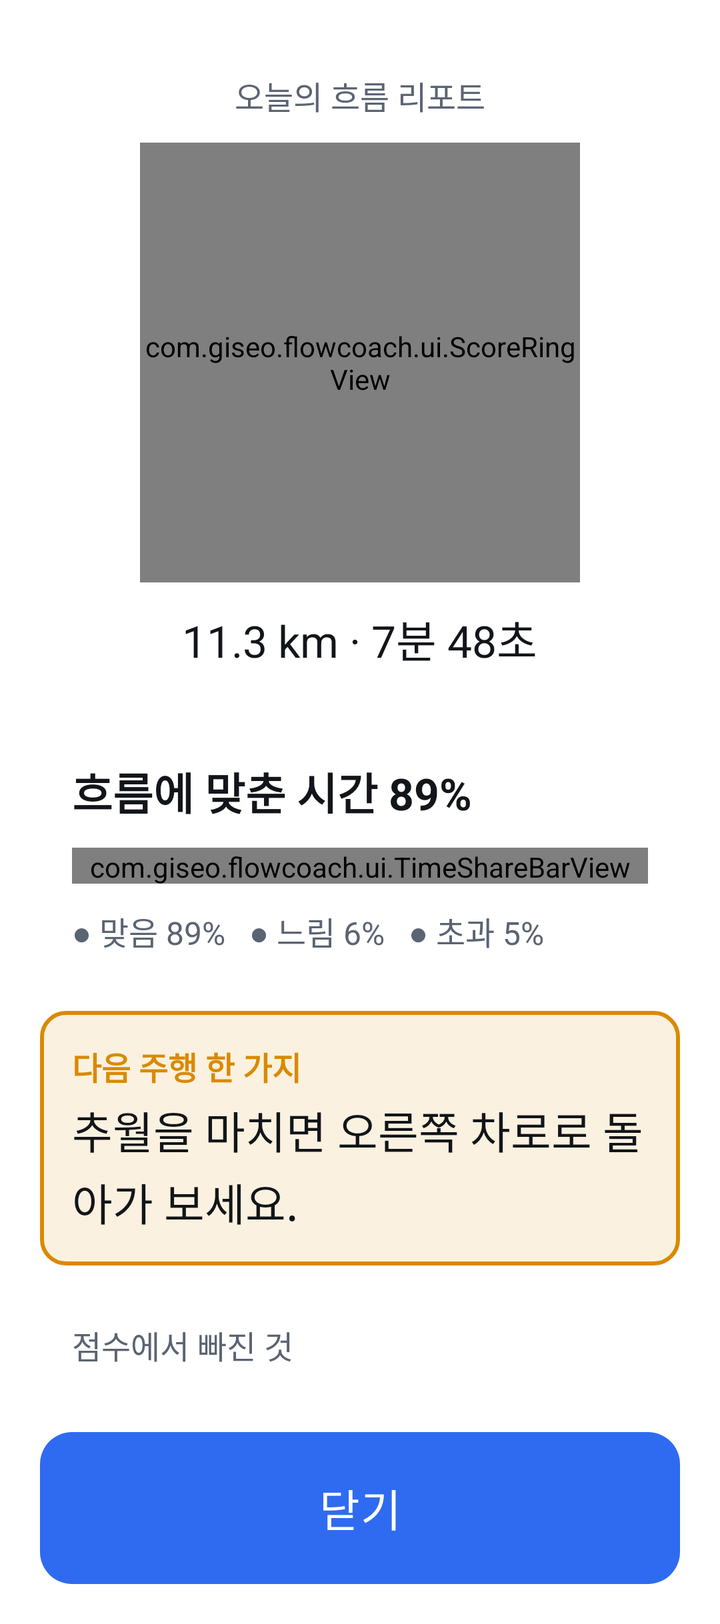
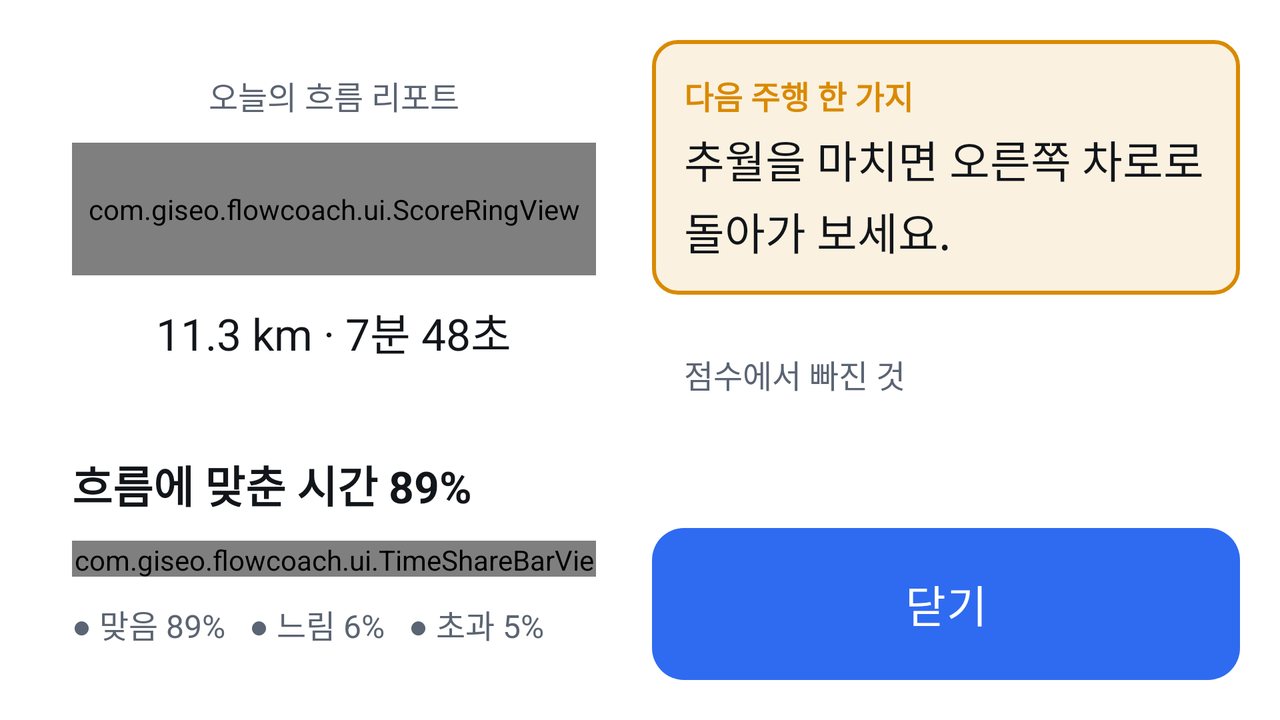

Two renders of one Android screen. The first uses the default layout on a phone; the second uses the alternative layout the repository ships for a different screen configuration, on a matching device. The two XML files are below.
<!-- AndroidManifest.xml: application theme Theme.FlowCoach -->
<!-- res/layout/activity_report.xml -->
<?xml version="1.0" encoding="utf-8"?>
<ScrollView xmlns:android="http://schemas.android.com/apk/res/android"
    xmlns:tools="http://schemas.android.com/tools"
    android:layout_width="match_parent"
    android:layout_height="match_parent"
    android:background="@color/bg"
    android:fillViewport="true">

    <LinearLayout
        android:layout_width="match_parent"
        android:layout_height="wrap_content"
        android:orientation="vertical"
        android:padding="@dimen/screen_padding">

        
        <LinearLayout
            android:layout_width="match_parent"
            android:layout_height="wrap_content"
            android:background="@drawable/bg_card"
            android:gravity="center_horizontal"
            android:orientation="vertical"
            android:padding="@dimen/card_padding">

            <TextView
                android:layout_width="wrap_content"
                android:layout_height="wrap_content"
                android:text="@string/report_title"
                android:textColor="@color/text_secondary"
                android:textSize="@dimen/text_label" />

            <com.giseo.flowcoach.ui.ScoreRingView
                android:id="@+id/score_ring"
                android:layout_width="@dimen/report_ring"
                android:layout_height="@dimen/report_ring"
                android:layout_marginTop="@dimen/gap" />

            <TextView
                android:id="@+id/summary_text"
                android:layout_width="wrap_content"
                android:layout_height="wrap_content"
                android:layout_marginTop="@dimen/gap"
                android:textColor="@color/text_primary"
                android:textSize="@dimen/text_body"
                tools:text="11.3 km · 7분 48초" />
        </LinearLayout>

        <include layout="@layout/view_report_share" />

        <include layout="@layout/view_report_tip" />

        
        <LinearLayout
            android:id="@+id/report_rows"
            android:layout_width="match_parent"
            android:layout_height="wrap_content"
            android:layout_marginTop="@dimen/gap"
            android:background="@drawable/bg_card"
            android:orientation="vertical"
            android:padding="@dimen/card_padding">

            <TextView
                android:layout_width="wrap_content"
                android:layout_height="wrap_content"
                android:layout_marginBottom="4dp"
                android:text="@string/report_rows_title"
                android:textColor="@color/text_secondary"
                android:textSize="@dimen/text_label" />
        </LinearLayout>

        <Button
            android:id="@+id/close_button"
            style="@style/CarButton"
            android:layout_width="match_parent"
            android:layout_height="wrap_content"
            android:layout_marginTop="@dimen/gap"
            android:text="@string/close" />
    </LinearLayout>
</ScrollView>
<!-- res/layout/view_report_share.xml (included above) -->
<?xml version="1.0" encoding="utf-8"?>
<LinearLayout xmlns:android="http://schemas.android.com/apk/res/android"
    xmlns:tools="http://schemas.android.com/tools"
    android:layout_width="match_parent"
    android:layout_height="wrap_content"
    android:layout_marginTop="@dimen/gap"
    android:background="@drawable/bg_card"
    android:orientation="vertical"
    android:padding="@dimen/card_padding">

    <TextView
        android:id="@+id/share_title"
        android:layout_width="wrap_content"
        android:layout_height="wrap_content"
        android:textColor="@color/text_primary"
        android:textSize="@dimen/text_body"
        android:textStyle="bold"
        tools:text="흐름에 맞춘 시간 89%" />

    <com.giseo.flowcoach.ui.TimeShareBarView
        android:id="@+id/share_bar"
        android:layout_width="match_parent"
        android:layout_height="@dimen/report_bar_height"
        android:layout_marginTop="@dimen/gap" />

    <TextView
        android:id="@+id/share_legend"
        android:layout_width="match_parent"
        android:layout_height="wrap_content"
        android:layout_marginTop="@dimen/gap"
        android:textColor="@color/text_secondary"
        android:textSize="@dimen/text_label"
        tools:text="● 맞음 89%   ● 느림 6%   ● 초과 5%" />
</LinearLayout>
<!-- res/layout/view_report_tip.xml (included above) -->
<?xml version="1.0" encoding="utf-8"?>
<LinearLayout xmlns:android="http://schemas.android.com/apk/res/android"
    xmlns:tools="http://schemas.android.com/tools"
    android:layout_width="match_parent"
    android:layout_height="wrap_content"
    android:layout_marginTop="@dimen/gap"
    android:background="@drawable/bg_banner"
    android:orientation="vertical"
    android:padding="@dimen/card_padding">

    <TextView
        android:id="@+id/tip_label"
        android:layout_width="wrap_content"
        android:layout_height="wrap_content"
        android:text="@string/report_tip_label"
        android:textColor="@color/state_slow"
        android:textSize="@dimen/text_label"
        android:textStyle="bold" />

    <TextView
        android:id="@+id/tip_text"
        android:layout_width="match_parent"
        android:layout_height="wrap_content"
        android:layout_marginTop="4dp"
        android:lineSpacingExtra="4dp"
        android:textColor="@color/text_primary"
        android:textSize="@dimen/text_body"
        tools:text="추월을 마치면 오른쪽 차로로 돌아가 보세요." />
</LinearLayout>
<!-- resources referenced by this layout -->
<resources>
  <color name="bg">#FFFFFF</color>
  <color name="state_slow">#D98A00</color>
  <color name="text_primary">#121519</color>
  <color name="text_secondary">#5B6472</color>
  <dimen name="card_padding">16dp</dimen>
  <dimen name="gap">12dp</dimen>
  <dimen name="report_bar_height">18dp</dimen>
  <dimen name="report_ring">220dp</dimen>
  <dimen name="screen_padding">20dp</dimen>
  <dimen name="text_body">22sp</dimen>
  <dimen name="text_label">16sp</dimen>
  <!-- drawable bg_banner (drawable) -->
  <?xml version="1.0" encoding="utf-8"?>
  <shape xmlns:android="http://schemas.android.com/apk/res/android" android:shape="rectangle">
      <solid android:color="@color/banner_bg" />
      <stroke android:width="2dp" android:color="@color/state_slow" />
      <corners android:radius="12dp" />
  </shape>
  <string name="close">닫기</string>
  <string name="report_rows_title">점수에서 빠진 것</string>
  <string name="report_tip_label">다음 주행 한 가지</string>
  <string name="report_title">오늘의 흐름 리포트</string>
  <style name="CarButton" parent="Widget.Material3.Button">
          <item name="shapeAppearance">@style/ShapeAppearance.FlowCoach.Tile</item>
          <item name="android:insetTop">0dp</item>
          <item name="android:insetBottom">0dp</item>
          <item name="android:minHeight">@dimen/button_height</item>
          <item name="android:textSize">@dimen/button_text</item>
          <item name="android:paddingStart">28dp</item>
          <item name="android:paddingEnd">28dp</item>
      </style>
  <style name="Theme.FlowCoach" parent="Theme.Material3.DayNight.NoActionBar">
          <item name="colorPrimary">@color/accent</item>
          <item name="colorOnPrimary">@color/on_accent</item>
          
          <item name="colorSecondaryContainer">@color/surface_high</item>
          <item name="colorOnSecondaryContainer">@color/text_primary</item>
          <item name="colorSurface">@color/bg</item>
          <item name="colorOnSurface">@color/text_primary</item>
          <item name="android:windowBackground">@color/bg</item>
      </style>
  <color name="banner_bg">#1FD98A00</color>
  <style name="ShapeAppearance.FlowCoach.Tile" parent="">
          <item name="cornerFamily">rounded</item>
          <item name="cornerSize">@dimen/button_corner</item>
      </style>
  <dimen name="button_height">76dp</dimen>
  <dimen name="button_text">22sp</dimen>
  <color name="accent">#2F6BF0</color>
  <color name="on_accent">#FFFFFF</color>
  <color name="surface_high">#E4E7EC</color>
  <dimen name="button_corner">16dp</dimen>
</resources>
<!-- res/layout-land/activity_report.xml (the repository's variant of the layout above) -->
<!-- drawn on the phone turned sideways -->
<?xml version="1.0" encoding="utf-8"?>
<LinearLayout xmlns:android="http://schemas.android.com/apk/res/android"
    xmlns:tools="http://schemas.android.com/tools"
    android:layout_width="match_parent"
    android:layout_height="match_parent"
    android:background="@color/bg"
    android:baselineAligned="false"
    android:orientation="horizontal"
    android:padding="@dimen/screen_padding">

    <LinearLayout
        android:layout_width="0dp"
        android:layout_height="match_parent"
        android:layout_marginEnd="@dimen/gap"
        android:layout_weight="1"
        android:orientation="vertical">

        <LinearLayout
            android:layout_width="match_parent"
            android:layout_height="0dp"
            android:layout_weight="1"
            android:background="@drawable/bg_card"
            android:gravity="center_horizontal"
            android:orientation="vertical"
            android:padding="@dimen/card_padding">

            <TextView
                android:layout_width="wrap_content"
                android:layout_height="wrap_content"
                android:text="@string/report_title"
                android:textColor="@color/text_secondary"
                android:textSize="@dimen/text_label" />

            <com.giseo.flowcoach.ui.ScoreRingView
                android:id="@+id/score_ring"
                android:layout_width="match_parent"
                android:layout_height="0dp"
                android:layout_marginTop="@dimen/gap"
                android:layout_weight="1" />

            <TextView
                android:id="@+id/summary_text"
                android:layout_width="wrap_content"
                android:layout_height="wrap_content"
                android:layout_marginTop="@dimen/gap"
                android:textColor="@color/text_primary"
                android:textSize="@dimen/text_body"
                tools:text="11.3 km · 7분 48초" />
        </LinearLayout>

        <include layout="@layout/view_report_share" />
    </LinearLayout>

    <LinearLayout
        android:layout_width="0dp"
        android:layout_height="match_parent"
        android:layout_weight="1"
        android:orientation="vertical">

        <include
            layout="@layout/view_report_tip"
            android:layout_width="match_parent"
            android:layout_height="wrap_content"
            android:layout_marginTop="0dp" />

        <ScrollView
            android:layout_width="match_parent"
            android:layout_height="0dp"
            android:layout_marginTop="@dimen/gap"
            android:layout_weight="1"
            android:background="@drawable/bg_card">

            <LinearLayout
                android:id="@+id/report_rows"
                android:layout_width="match_parent"
                android:layout_height="wrap_content"
                android:orientation="vertical"
                android:padding="@dimen/card_padding">

                <TextView
                    android:layout_width="wrap_content"
                    android:layout_height="wrap_content"
                    android:layout_marginBottom="4dp"
                    android:text="@string/report_rows_title"
                    android:textColor="@color/text_secondary"
                    android:textSize="@dimen/text_label" />
            </LinearLayout>
        </ScrollView>

        <Button
            android:id="@+id/close_button"
            style="@style/CarButton"
            android:layout_width="match_parent"
            android:layout_height="wrap_content"
            android:layout_marginTop="@dimen/gap"
            android:text="@string/close" />
    </LinearLayout>
</LinearLayout>
<!-- resources referenced by the variant -->
<!-- as the phone turned sideways resolves them -->
<resources>
  <color name="bg">#FFFFFF</color>
  <color name="state_slow">#D98A00</color>
  <color name="text_primary">#121519</color>
  <color name="text_secondary">#5B6472</color>
  <dimen name="card_padding">16dp</dimen>
  <dimen name="gap">12dp</dimen>
  <dimen name="report_bar_height">18dp</dimen>
  <dimen name="screen_padding">20dp</dimen>
  <dimen name="text_body">22sp</dimen>
  <dimen name="text_label">16sp</dimen>
  <!-- drawable bg_banner (drawable) -->
  <?xml version="1.0" encoding="utf-8"?>
  <shape xmlns:android="http://schemas.android.com/apk/res/android" android:shape="rectangle">
      <solid android:color="@color/banner_bg" />
      <stroke android:width="2dp" android:color="@color/state_slow" />
      <corners android:radius="12dp" />
  </shape>
  <string name="close">닫기</string>
  <string name="report_rows_title">점수에서 빠진 것</string>
  <string name="report_tip_label">다음 주행 한 가지</string>
  <string name="report_title">오늘의 흐름 리포트</string>
  <style name="CarButton" parent="Widget.Material3.Button">
          <item name="shapeAppearance">@style/ShapeAppearance.FlowCoach.Tile</item>
          <item name="android:insetTop">0dp</item>
          <item name="android:insetBottom">0dp</item>
          <item name="android:minHeight">@dimen/button_height</item>
          <item name="android:textSize">@dimen/button_text</item>
          <item name="android:paddingStart">28dp</item>
          <item name="android:paddingEnd">28dp</item>
      </style>
  <style name="Theme.FlowCoach" parent="Theme.Material3.DayNight.NoActionBar">
          <item name="colorPrimary">@color/accent</item>
          <item name="colorOnPrimary">@color/on_accent</item>
          
          <item name="colorSecondaryContainer">@color/surface_high</item>
          <item name="colorOnSecondaryContainer">@color/text_primary</item>
          <item name="colorSurface">@color/bg</item>
          <item name="colorOnSurface">@color/text_primary</item>
          <item name="android:windowBackground">@color/bg</item>
      </style>
  <color name="banner_bg">#1FD98A00</color>
  <style name="ShapeAppearance.FlowCoach.Tile" parent="">
          <item name="cornerFamily">rounded</item>
          <item name="cornerSize">@dimen/button_corner</item>
      </style>
  <dimen name="button_height">76dp</dimen>
  <dimen name="button_text">22sp</dimen>
  <color name="accent">#2F6BF0</color>
  <color name="on_accent">#FFFFFF</color>
  <color name="surface_high">#E4E7EC</color>
  <dimen name="button_corner">16dp</dimen>
</resources>
